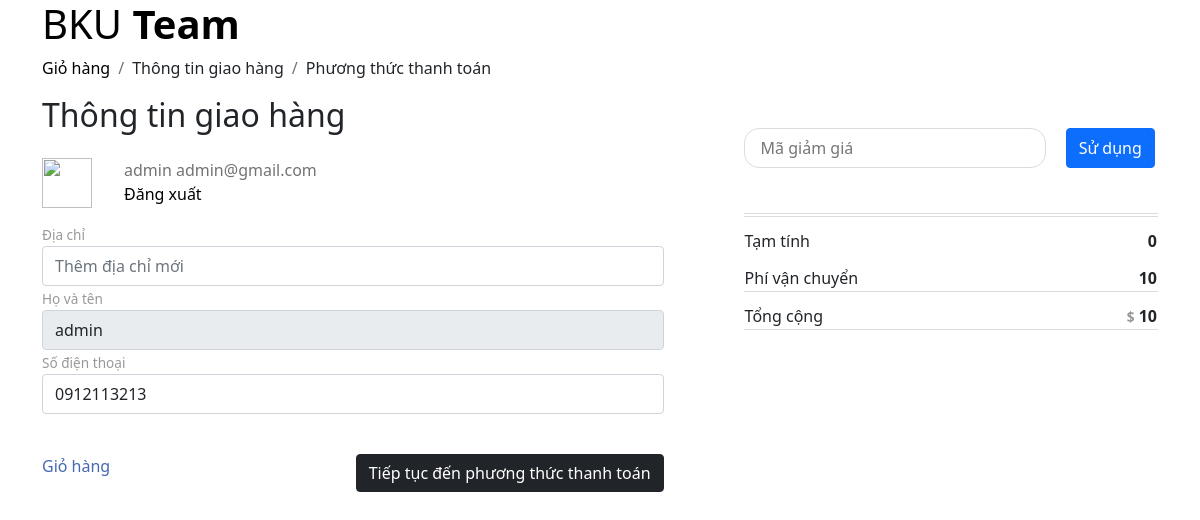
Screenshot of /ship-info.php (signed in) with the database file from the repository.
### tables this page shows
CREATE TABLE `customer` (
  `customerID` int(11) NOT NULL,
  `phone` varchar(15) DEFAULT NULL,
  `email` varchar(100) DEFAULT NULL,
  `fullname` varchar(100) DEFAULT NULL,
  `username` varchar(100) DEFAULT NULL,
  `password` varchar(100) DEFAULT NULL,
  `gender` enum('Male','Female','Others') DEFAULT 'Male',
  `cart_cart_id` int(11) NOT NULL,
  `admin` int(1) NOT NULL,
  `bdate` date NOT NULL DEFAULT current_timestamp(),
  `avt` text NOT NULL DEFAULT 'img/avt/avt.png'
);

### ship-info.php (the view, shortened to what this page needs)
<?php
require_once 'db/connectdb.php';
$sess_user_id = $_SESSION["id"];
function getUserInfo($sess_user_id)
{
    global $conn;
    $query = "SELECT * FROM `customer` WHERE customerID='$sess_user_id'";
    $row = mysqli_query($conn, $query);
    return mysqli_fetch_assoc($row);
}
$user_info = getUserInfo($sess_user_id);
?>
<!doctype html>
<html lang="en">
<head>
    <link href="https://cdn.jsdelivr.net/npm/bootstrap@5.1.3/dist/css/bootstrap.min.css" rel="stylesheet"
>
    <link rel="stylesheet" href="font-awesome-4.7.0\font-awesome-4.7.0\css\font-awesome.min.css">
    <link href="./css/cart-table.css" type="text/css" rel="stylesheet">
    <link href="./css/ship-info.css" type="text/css" rel="stylesheet">
</head>
<body>
    <div class="content">
        <div class="container">
            <div class="main">
                <div class="main-header">
                    <a href="/_" class="logo">
                        <h1 class="logo-text">BKU <span class=logo-color> Team </span></h1>
                    </a>
                    <ul class="breadcrumb">
                        <li class="breadcrumb-item">
                            <a href="/cart"> Giỏ hàng </a>
                        </li>
                        <li class="breadcrumb-item">
                            Thông tin giao hàng
                        </li>
                        <li class="breadcrumb-item">
                            Phương thức thanh toán
                        </li>
                    </ul>
                </div>
                <div class="main-content">
                    <div class="step" step="1">
                        <div class="section">
                            <div class="section-header">
                                <h2 class="section-title"> Thông tin giao hàng </h2>
                            </div>
                            <div class="logged-in-customer-info">
                                <div class="logged-in-customer-info-avatar-wrapper">
                                    <div class="logged-in-customer-info-avatar gavatar">
                                        <img width="50px" height="50px" class="avatar"
                                            src="https://media.istockphoto.com/vectors/avatar-5-vector-id1131164548?k=20&m=1131164548&s=612x612&w=0&h=ODVFrdVqpWMNA1_uAHX_WJu2Xj3HLikEnbof6M_lccA=">
                                    </div>
                                </div>
                                <p class="logged-in-customer-info-paragraph">
                                    <?php
                                    echo $user_info['fullname'] . ' ' . $user_info['email'];
                                    ?>
                                    <br>
                                    <a class="logout-btn" href="#"> Đăng xuất </a>
                                </p>
                            </div>
                            <form>
                                <div class="form-group">
                                    <label for="address">Địa chỉ</label>
                                    <input type="text" class="form-control" id="address" placeholder="Thêm địa chỉ mới"
                                        value="<?php echo ''; ?>">
                                </div>
                                <div class="form-group">
                                    <label for="customer-name">Họ và tên</label>
                                    <input class="form-control" id="customer-name" placeholder="Trần Văn A"
                                        readonly="readonly" value="<?php echo $user_info["fullname"]; ?>">
                                </div>
                                <div class="form-group">
                                    <label for="phone-num">Số điện thoại</label>
                                    <input class="form-control" id="phone-num" type="text" maxlength="11"
                                        placeholder="0123456789" value="<?php echo $user_info['phone']; ?>">
                                </div>
                            </form>
                            <div class="form-footer">
                                <form class="w-100" id="form-next-step" action="payment.php" method="post">
                                    <a class="cart-link float-start" href="/cart.php"> Giỏ hàng </a>
                                    <button class="btn btn-dark next-btn float-end" type="submit"> Tiếp tục đến phương
                                        thức thanh
                                        toán </button>
                                </form>
                            </div>
                        </div>
                    </div>
                    <div class="sidebar-content">
                                    <?php
                                    $total = 0;
                                    ?>
                        <div class="discount-field">
                            <form id="form-discount-add" accept-charset="utf-8" method="post">
                                <div class="field-input-wrapper">
                                    <input placeholder="Mã giảm giá" class="field-input" type="text" size="30">
                                    <button type="button"
                                        class="btn field-input-btn btn-primary btn-default btn-disabled">Sử
                                        dụng</button>
                                </div>
                            </form>
                        </div>
                        <div class="order-summary total-price">
                            <table class="total-line-table">
                                <thead>
                                    <th scope="col">
                                    </th>
                                    <th scope="col">
                                    </th>
                                </thead>
                                <tbody>
                                    <tr class="total-line total-line-subtotal">
                                        <td class="total-line total-line-name">Tạm tính</td>
                                        <td class="total-line total-line-price">
                                            <span class="order-summary-emphasis" id="subtotal"> <?php echo $total; ?>
                                            </span>
                                        </td>
                                    </tr>
                                    <tr class="total-line total-shipping">
                                        <td class="total-line total-line-name"> Phí vận chuyển</td>
                                        <td class="total-line total-line-price">
                                            <span class="order-summary-emphasis" id="ship-price"> 10 </span>
                                        </td>
                                    </tr>
                                </tbody>
                                <tfoot class="total-line-table-footer">
                                    <tr class="total-line">
                                        <td class="total-line-name"> Tổng cộng </td>
                                        <td class="total-line-label-total total-line-price">
                                            <span class="currency">$</span>
                                            <span class="payment-due-price" id="total-price">
                                                <?php echo $total + 10; ?>
                                            </span>
                                        </td>
                                    </tr>
                                </tfoot>
                            </table>
                        </div>
                    </div>
                </div>
            </div>
        </div>
</body>
</html>

### css/cart-table.css (style rules this page uses)
table { width: 100%; border-collapse: collapse; box-sizing: border-box; border-top: 1px solid #dadbdd; border-bottom: 1px solid #dadbdd; padding: 10px 10px; }
a { color: black; text-decoration: none; outline: none; }
input { text-align: center; border: 1px solid #dadbdd; width: 60px; height: 40px; }
.thumb-cart h3, span { text-transform: capitalize; font-weight: bold; }
table tr:first-child { border-top: 1px solid #dadbdd; }
table tr { margin: 10vh auto; }

### css/ship-info.css (style rules this page uses)
input { text-align: left; }
.main-content { margin-bottom: 30px; display: flex; }
.section-header { margin-bottom: 1.5em; position: relative; }
.gavatar { display: table-cell; padding-right: 1em; white-space: nowrap; vertical-align: middle; width: 50px; height: 50px; }
.logged-in-customer-info { display: flex; color: #737373; }
.avatar { margin-right: 1em; }
.step { width: 60%; }
.form-footer { margin-top: 40px; height: auto; }
.cart-link { color: rgb(70, 104, 179); float: left; }
#form-next-step { float: right; }
label { font-size: 0.85em; color: #999999; }
.sidebar-content { width: 40%; margin-left: 10vh; }
tr { display: table-row; vertical-align: inherit; }
.field-input-wrapper { width: 100%; display: flex; padding-top: 2em; padding-bottom: 2.8em; }
.field-input { width: 100%; border-radius: 15px; padding-left: 1em; margin-right: 1em; }
.field-input-btn { white-space: nowrap; width: auto; margin: 0 0.2em; float: right; justify-content: end; }
.currency { font-size: 0.85em; color: #969696; }
td { padding-top: 0.75em; }
.total-line-price { text-align: right; }

### rows the page displays
customer: fullname "admin", email "admin@gmail.com", phone "0912113213"

### other values shown
$total "0"
$total + 10 "10"
